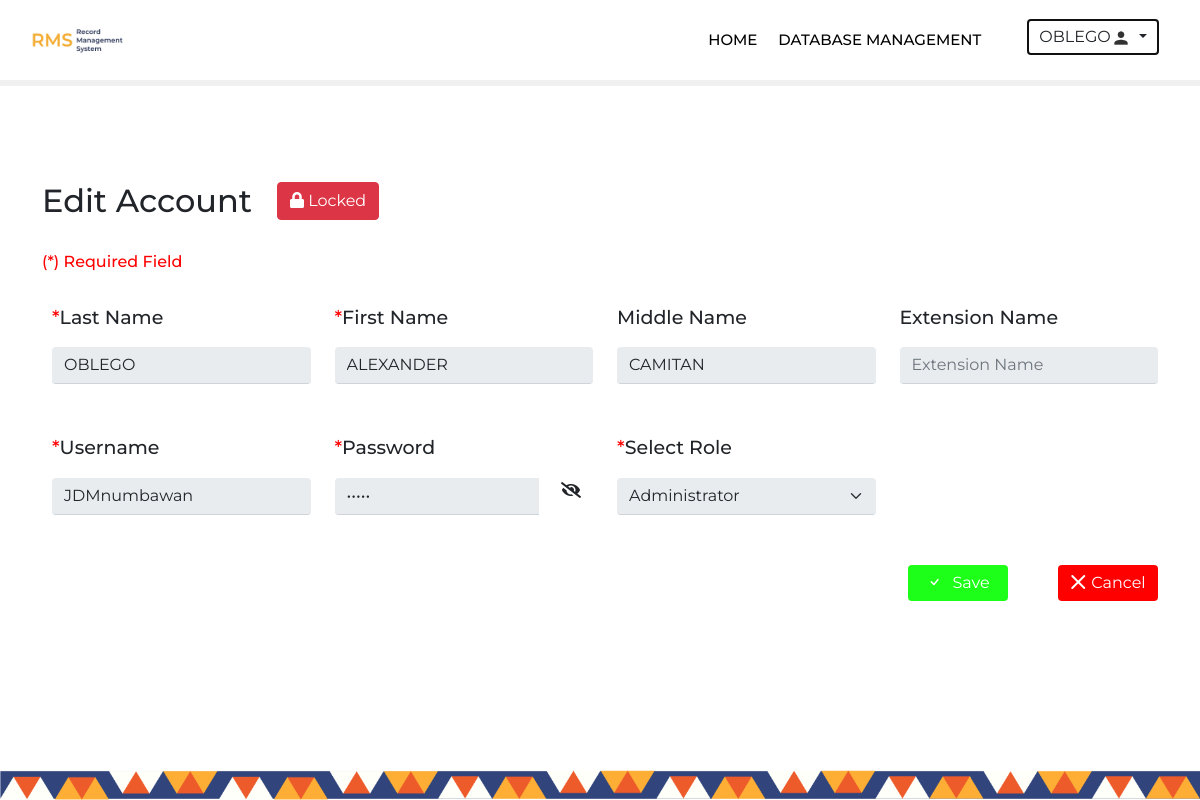
The app's page /edituser.php?id=5 (signed in) with its own data.
### tables this page shows
CREATE TABLE `accounts` (
  `ID` int(11) NOT NULL,
  `userid` int(11) NOT NULL,
  `Uname` varchar(45) DEFAULT NULL,
  `Pword` varchar(45) DEFAULT NULL,
  `Lname` varchar(45) DEFAULT NULL,
  `Fname` varchar(45) DEFAULT NULL,
  `Mname` varchar(45) DEFAULT NULL,
  `Ename` varchar(255) DEFAULT NULL,
  `user_type` varchar(255) DEFAULT NULL
);

### edituser.php (the view, shortened to what this page needs)
<!DOCTYPE html>
<html lang="en">
<head>
    <link rel="stylesheet" href="https://cdnjs.cloudflare.com/ajax/libs/font-awesome/5.15.3/css/all.min.css" />
	<link href="https://cdn.jsdelivr.net/npm/bootstrap@5.1.0/dist/css/bootstrap.min.css" rel="stylesheet">
	<link href="https://cdnjs.cloudflare.com/ajax/libs/animate.css/3.7.2/animate.min.css" rel="stylesheet">
    <link rel="stylesheet" href="https://cdn.jsdelivr.net/npm/bootstrap-icons@1.5.0/font/bootstrap-icons.css">
	<link href="/Capstone/css/editstudent.css" rel="stylesheet">
  <link href="https://unpkg.com/aos@2.3.1/dist/aos.css" rel="stylesheet">
</head>
<body>
	<nav class="navbar navbar-expand-lg navbar-light bg-white fixed-top">
			<img src="/Capstone/img/nav.png" class="navvy" href="homepage.php">
            <div class="collapse navbar-collapse" id="navbarSupportedContent">
				<ul class="navbar-nav ms-auto mb-2 mb-lg-0">
					<li class="nav-item">
						<a class="nav-link" href="adminlogin.php" id="homess">Home</a>
					</li>
          <li class="nav-item">
						<a class="nav-link" href="dbm.php" id="amongus">Database Management</a>
					</li>
                </ul>
            </div>
                    <ul>
                    <li class="dropdown" id="imggg">
                        <a class="btn dropdown-toggle" data-toggle="dropdown" href="#"><?php echo $_SESSION['Lname']?><img src="/Capstone/img/Profile Icon.png" alt="" class="imgg"> <span class="caret"></span></a>
                      </li>
                    </ul>
	</nav>
<br>
<br>
<br>
<br>
<?php
$servername = "localhost";
$username = "root";
$password = "";
$dbname = "db_rms";
$conn = new mysqli($servername, $username, $password, $dbname);
$ID = $_GET['id'];
$table = "accounts";
$sql = "SELECT * FROM $table WHERE ID='$ID'";
$result = $conn->query($sql);
if ($result->num_rows == 1) {
	$row = $result->fetch_assoc();
  $Lname = $row['Lname'];
  $Fname = $row['Fname'];
  $Mname = $row['Mname'];
  $Ename = $row['Ename'];
  $Uname = $row['Uname'];
  $Pword = $row['Pword'];
  $user_type = $row['user_type'];
} else {
	echo "Error: No data found";
	exit;
}
?>
<div class="container">
	<h2 data-aos="fade-up">Edit Account<button type="button" class="btn btn-primary btn-md" data-bs-toggle="modal" data-bs-target="#staticBackdrop" style="position: absolute; margin-left: 25px;" id="EDIT"><i class="bi bi-pencil-fill" style="margin-right: 10px;"></i>Edit</button></h2>
	<br>
    <h6 data-aos="fade-up">(*) Required Field</h6>
    <br>
    <form method="post" enctype="multipart/form-data">
        <div class="row" data-aos="fade-up"  data-aos-delay="400">
            <div class="form-group col-lg-3">
                <label class="required" for="lastname">Last Name</label>
                <input oninput="this.value = this.value.toUpperCase()" type="text" class="form-control" id="LName" placeholder="Last Name" name="Lname" value="<?php echo $Lname; ?>" required>
            </div>
            <div class="form-group col-lg-3">
                <label class="required" for="firstname">First Name</label>
                <input oninput="this.value = this.value.toUpperCase()" type="text" class="form-control" id="FName" placeholder="First Name" name="Fname" value="<?php echo $Fname; ?>" required>
            </div>
            <div class="form-group col-lg-3">
                <label >Middle Name</label>
                <input oninput="this.value = this.value.toUpperCase()" type="text" class="form-control" id="MName" placeholder="Middle Name" name="Mname" value="<?php echo $Mname; ?>">
            </div>
            <div class="form-group col-lg-3">
                <label >Extension Name</label>
                <input oninput="this.value = this.value.toUpperCase()" type="text" class="form-control" id="EName" placeholder="Extension Name" name="Ename" value="<?php echo $Ename; ?>">
            </div>
            <div class="form-group col-lg-3">
                <label class="required" for="">Username</label>
                <input type="text"  class="form-control" id="USER" name="Uname" placeholder="Username" value="<?php echo $Uname; ?>" required>
            </div>
            <div class="form-group col-lg-3 position-relative">
    <label class="required" for="">Password</label>
    <div class="input-group">
        <input type="password" class="form-control" id="password" name="Pword" placeholder="******" value="<?php echo $Pword; ?>"
            required
            pattern="(?=.*[a-z])(?=.*[A-Z])(?=.*\d).{8,}" />
            <span class="input-group-text mb-5 csss" style="  border: none;
    background-color: white;
    margin-left: 10px;">
                <i class="fa fa-fw fa-eye-slash toggle-password" aria-hidden="true"></i>
            </span>
    </div>
</div>
            <div class="form-group col-lg-3">
                <label class="required">Select Role</label>
                <select class="form-control form-select" id="role" name="user_type" required>
                <option selected value="<?php echo $user_type; ?>">
                <?php
                  if ($user_type === "user") {
                    echo "Employee";
                  } else if ($user_type === "admin") {
                    echo "Administrator";
                  } else {
                    echo $user_type;
                  }
                ?>
              </option>
                </select>
            </div>
        </div>
        <button type="reset" class="btn btn-primary" id="cancel" data-aos="fade-up"  data-aos-delay="900"><i class="bi bi-x-lg" style="margin-right: 5px;"></i>Cancel</button>
         <button type="submit" name="submit" value="Submit" class="btn btn-primary" id="save" data-aos="fade-up"  data-aos-delay="700"><i class="bi bi-check" style="margin-right: 10px;"></i>Save</button>
    </form>
</div>
<?php
include ('footer.php');
?>
</body>
</html>

### css/editstudent.css (style rules this page uses)
* { font-family: 'Montserrat', sans-serif; padding: 0; margin: 0; box-sizing: border-box; }
.navvy { position: fixed; width: 50%; z-index: -1; cursor: pointer; }
.nav-item { margin-right: 5px; }
h6 { color: red; }
.imgg { width: 20px; }
li { list-style-type: none; }
#imggg { outline: 5px auto -webkit-focus-ring-color !important; outline-offset: -2px; margin-top: 10px; margin-right: 40px; }
.navbar-nav a { font-size: 15px; text-transform: uppercase; font-weight: 500; }
.navbar-light .navbar-nav .nav-link { color: #000; }
label { font-weight: 500; font-size: 19px; }
.form-control, input[type=date] { border-left: none; border-right: none; border-top: none; }
input, #gender, #college { margin-top: 15px; }
form { margin-left: 10px; }
#EName, #gender,#nattion { margin-bottom: 20px; }
.required:before { content:" *"; color: red; }
#save { background-color: #1dff18; border: none; width: 100px; float: right; margin-bottom: 60px; }
#cancel { background-color: #ff0000; border: none; margin-left: 50px; width: 100px; float: right; margin-bottom: 60px; }
.btn-primary { background-color: #222e50; }

### edituser.php (style rules this page uses)
#LName, #FName, #MName, #USER, #password, #EName { margin-bottom: 50px; }
#role { margin-top:15px; }

### records on screen
accounts: Lname "OBLEGO", Fname "ALEXANDER", Mname "CAMITAN", Uname "JDMnumbawan", user_type "Administrator"

### other values on screen
$_SESSION['Lname'] "OBLEGO"
